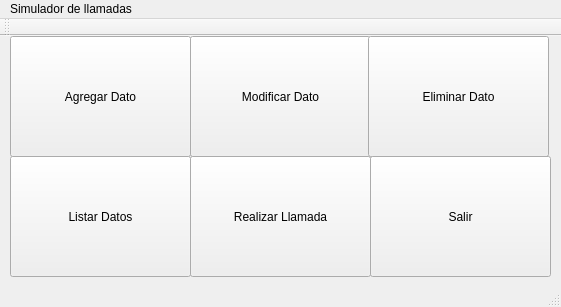
<?xml version="1.0" encoding="UTF-8"?>
<ui version="4.0">
 <class>Menu</class>
 <widget class="QMainWindow" name="Menu">
  <property name="geometry">
   <rect>
    <x>0</x>
    <y>0</y>
    <width>561</width>
    <height>307</height>
   </rect>
  </property>
  <property name="windowTitle">
   <string>Menu</string>
  </property>
  <widget class="QWidget" name="centralWidget">
   <widget class="QPushButton" name="agregar_datos_main">
    <property name="geometry">
     <rect>
      <x>10</x>
      <y>0</y>
      <width>181</width>
      <height>121</height>
     </rect>
    </property>
    <property name="text">
     <string>Agregar Dato</string>
    </property>
   </widget>
   <widget class="QPushButton" name="modificar_datos_main">
    <property name="geometry">
     <rect>
      <x>190</x>
      <y>0</y>
      <width>181</width>
      <height>121</height>
     </rect>
    </property>
    <property name="text">
     <string>Modificar Dato</string>
    </property>
   </widget>
   <widget class="QPushButton" name="eliminar_datos_main">
    <property name="geometry">
     <rect>
      <x>368</x>
      <y>0</y>
      <width>181</width>
      <height>121</height>
     </rect>
    </property>
    <property name="text">
     <string>Eliminar Dato</string>
    </property>
   </widget>
   <widget class="QPushButton" name="listar_datos_main">
    <property name="geometry">
     <rect>
      <x>10</x>
      <y>120</y>
      <width>181</width>
      <height>121</height>
     </rect>
    </property>
    <property name="text">
     <string>Listar Datos</string>
    </property>
   </widget>
   <widget class="QPushButton" name="hacer_llamada_main">
    <property name="geometry">
     <rect>
      <x>190</x>
      <y>120</y>
      <width>181</width>
      <height>121</height>
     </rect>
    </property>
    <property name="text">
     <string>Realizar Llamada</string>
    </property>
   </widget>
   <widget class="QPushButton" name="button_salir_main">
    <property name="geometry">
     <rect>
      <x>370</x>
      <y>120</y>
      <width>181</width>
      <height>121</height>
     </rect>
    </property>
    <property name="text">
     <string>Salir</string>
    </property>
   </widget>
  </widget>
  <widget class="QMenuBar" name="menuBar">
   <property name="geometry">
    <rect>
     <x>0</x>
     <y>0</y>
     <width>561</width>
     <height>25</height>
    </rect>
   </property>
   <widget class="QMenu" name="menuSimulador_de_llamadas">
    <property name="title">
     <string>Simulador de llamadas</string>
    </property>
   </widget>
   <addaction name="menuSimulador_de_llamadas"/>
  </widget>
  <widget class="QToolBar" name="mainToolBar">
   <attribute name="toolBarArea">
    <enum>TopToolBarArea</enum>
   </attribute>
   <attribute name="toolBarBreak">
    <bool>false</bool>
   </attribute>
  </widget>
  <widget class="QStatusBar" name="statusBar"/>
 </widget>
 <layoutdefault spacing="6" margin="11"/>
 <resources/>
 <connections/>
</ui>
